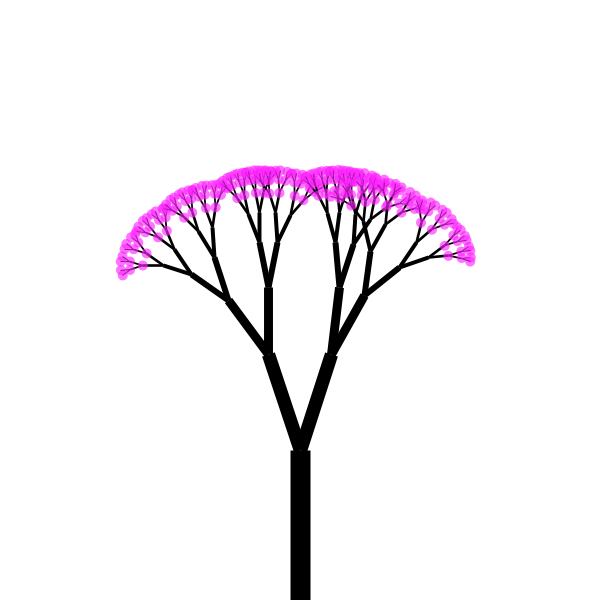
Frame 1 (no input)
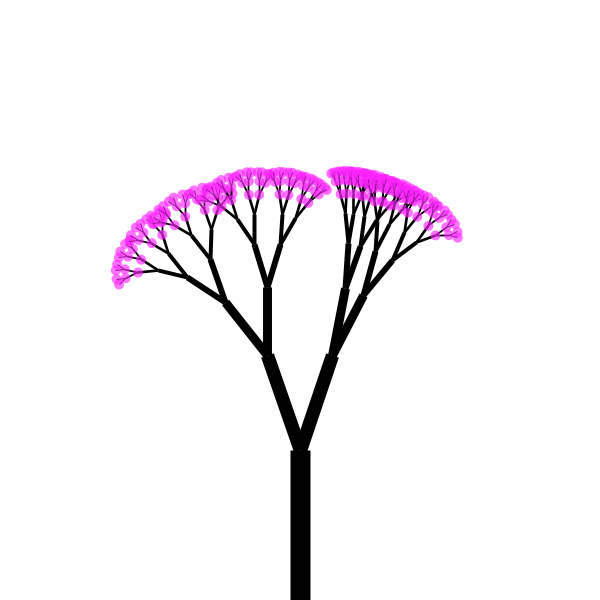
Frame 60 (the mouse pressed at the canvas centre just before this capture)
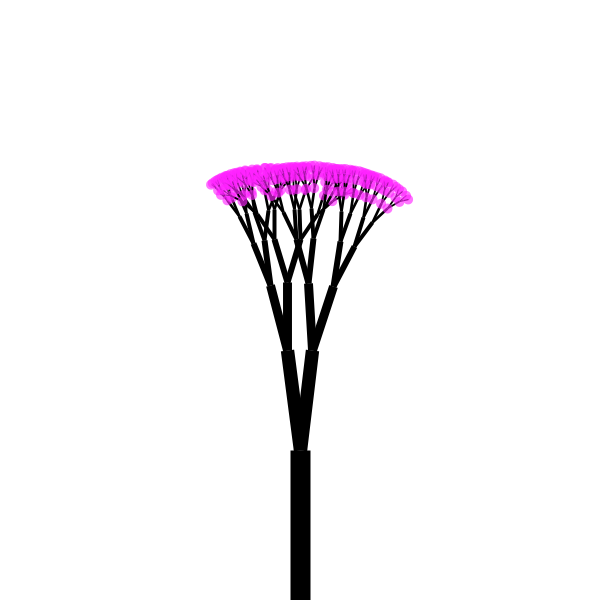
Frame 120 (the mouse held since frame 60 and released just before this capture)

The Processing sketch that drew these frames (run headless with seeded random() and noise(); from frame 60 on, the mouse is pressed at the canvas centre):

// Processing sketch: tree_animating_noise
// ── tree_animating_noise.pde
int minBranchLength = 8;
int maxBranchLength = 150;

float time = 0;

void setup() {
  size(600, 600);
  windowMove(800, 0);
  frameRate(5); //make changes every second
}

void draw() {
  background(255);
  translate(width/2, height);
  stroke(0);
  drawBranch(maxBranchLength);
}

void drawBranch(float branchLength) {
  float branchThickness = map(branchLength, minBranchLength, maxBranchLength, 1, 20);
  strokeWeight(branchThickness);
  strokeCap(SQUARE);
  //root
  line(0, 0, 0, -branchLength);
  translate(0, -branchLength);

  branchLength*= 0.67;

  if (branchLength > minBranchLength) {
    float noise = noise(time); //add perline noise for angle -> tree is animating
    float angle = map(noise, 0, 1, 0, PI/6);
    //left branch
    push();
    rotate(-angle);
    drawBranch(branchLength);
    pop();
    //right branch
    push();
    rotate(angle);
    drawBranch(branchLength);
    pop();
  }
  time +=0.01; //don't forget to add time

  //adding flowers
  if (branchLength < minBranchLength * 2) {
    fill(255, 34, 255, 160); //alpha channel (between 0 en 255)
    noStroke();
    push();
    circle(0, 0, 10);
    pop();
  }
  //}
}
